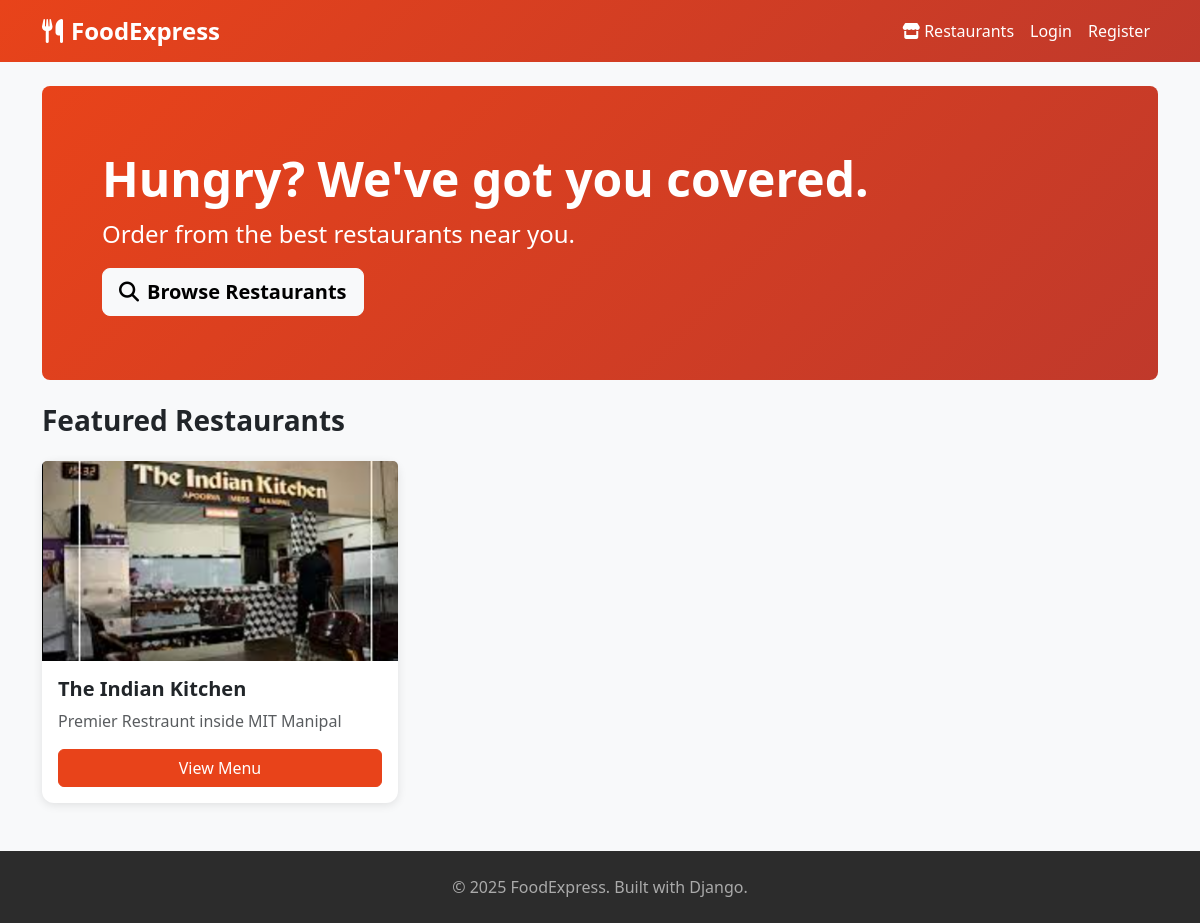
The page / on the database its author committed.
### restaurants/models.py (models this page shows, shortened)
class Restaurant(models.Model):
    name = models.CharField(max_length=200)
    description = models.TextField()
    image = models.ImageField(upload_to='restaurants/', blank=True)
    address = models.TextField()
    is_active = models.BooleanField(default=True)
    created_at = models.DateTimeField(auto_now_add=True)

### restaurants/views.py (the view)
# urls.py: path('', views.home, name='home'),
def home(request):
    restaurants = Restaurant.objects.filter(is_active=True)[:6]
    return render(request, 'restaurants/home.html', {'restaurants': restaurants})

### templates/restaurants/home.html (shortened to what this page needs)
{% extends 'base.html' %}
{% block content %}
<div class="p-5 mb-4 rounded-3 text-white" style="background: linear-gradient(135deg, #e8431a, #c0392b);">
    <div class="container-fluid py-3">
        <h1 class="display-5 fw-bold">Hungry? We've got you covered.</h1>
        <p class="col-md-8 fs-4">Order from the best restaurants near you.</p>
        <a href="{% url 'restaurant_list' %}" class="btn btn-light btn-lg fw-bold">
            <i class="fas fa-search me-2"></i>Browse Restaurants
        </a>
    </div>
</div>
<h3 class="fw-bold mb-4">Featured Restaurants</h3>
<div class="row g-4">
    {% for restaurant in restaurants %}
    <div class="col-md-4">
        <div class="card h-100">
            {% if restaurant.image %}
                <img src="{{ restaurant.image.url }}" class="card-img-top" style="height:200px; object-fit:cover;" alt="{{ restaurant.name }}">
            {% else %}
                <div class="card-img-top bg-secondary d-flex align-items-center justify-content-center" style="height:200px;">
                    <i class="fas fa-utensils fa-3x text-white"></i>
                </div>
            {% endif %}
            <div class="card-body">
                <h5 class="card-title fw-bold">{{ restaurant.name }}</h5>
                <p class="card-text text-muted">{{ restaurant.description|truncatewords:15 }}</p>
                <a href="{% url 'restaurant_detail' restaurant.pk %}" class="btn btn-primary w-100">
                    View Menu
                </a>
            </div>
        </div>
    </div>
    {% empty %}
    <div class="col-12 text-center py-5">
        <i class="fas fa-store fa-3x text-muted mb-3"></i>
        <p class="text-muted">No restaurants available yet.</p>
    </div>
    {% endfor %}
</div>
{% endblock %}

### templates/base.html (style rules this page uses)
body { background-color: #f8f9fa; }
.btn-primary { background-color: #e8431a; border-color: #e8431a; }
.card { border: none; box-shadow: 0 2px 10px rgba(0,0,0,0.1); border-radius: 12px; }

### rows shown on the page
Restaurant: image (picture), name "The Indian Kitchen", description "Premier Restraunt inside MIT Manipal"
